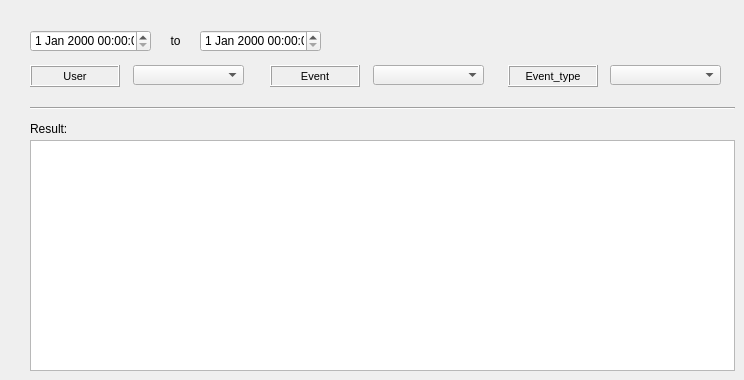
     <widget class="QWidget" name="tab_2">
      <attribute name="title">
       <string>Event</string>
      </attribute>
      <widget class="QLabel" name="label_52">
       <property name="geometry">
        <rect>
         <x>30</x>
         <y>65</y>
         <width>90</width>
         <height>22</height>
        </rect>
       </property>
       <property name="font">
        <font>
         <pointsize>8</pointsize>
        </font>
       </property>
       <property name="frameShape">
        <enum>QFrame::Box</enum>
       </property>
       <property name="frameShadow">
        <enum>QFrame::Raised</enum>
       </property>
       <property name="text">
        <string>User</string>
       </property>
       <property name="textFormat">
        <enum>Qt::AutoText</enum>
       </property>
       <property name="scaledContents">
        <bool>false</bool>
       </property>
       <property name="alignment">
        <set>Qt::AlignCenter</set>
       </property>
       <property name="margin">
        <number>3</number>
       </property>
      </widget>
      <widget class="QComboBox" name="comboBox_29">
       <property name="geometry">
        <rect>
         <x>133</x>
         <y>65</y>
         <width>111</width>
         <height>20</height>
        </rect>
       </property>
      </widget>
      <widget class="QLabel" name="label_53">
       <property name="geometry">
        <rect>
         <x>30</x>
         <y>118</y>
         <width>90</width>
         <height>22</height>
        </rect>
       </property>
       <property name="font">
        <font>
         <pointsize>9</pointsize>
        </font>
       </property>
       <property name="frameShape">
        <enum>QFrame::NoFrame</enum>
       </property>
       <property name="frameShadow">
        <enum>QFrame::Plain</enum>
       </property>
       <property name="text">
        <string>Result:</string>
       </property>
       <property name="textFormat">
        <enum>Qt::AutoText</enum>
       </property>
       <property name="scaledContents">
        <bool>false</bool>
       </property>
       <property name="alignment">
        <set>Qt::AlignLeading|Qt::AlignLeft|Qt::AlignVCenter</set>
       </property>
       <property name="margin">
        <number>3</number>
       </property>
      </widget>
      <widget class="QTableWidget" name="tableWidget_3">
       <property name="geometry">
        <rect>
         <x>30</x>
         <y>140</y>
         <width>705</width>
         <height>231</height>
        </rect>
       </property>
      </widget>
      <widget class="QComboBox" name="comboBox_32">
       <property name="geometry">
        <rect>
         <x>373</x>
         <y>65</y>
         <width>111</width>
         <height>20</height>
        </rect>
       </property>
      </widget>
      <widget class="QLabel" name="label_54">
       <property name="geometry">
        <rect>
         <x>270</x>
         <y>65</y>
         <width>90</width>
         <height>22</height>
        </rect>
       </property>
       <property name="font">
        <font>
         <pointsize>8</pointsize>
        </font>
       </property>
       <property name="frameShape">
        <enum>QFrame::Box</enum>
       </property>
       <property name="frameShadow">
        <enum>QFrame::Raised</enum>
       </property>
       <property name="text">
        <string>Event</string>
       </property>
       <property name="textFormat">
        <enum>Qt::AutoText</enum>
       </property>
       <property name="scaledContents">
        <bool>false</bool>
       </property>
       <property name="alignment">
        <set>Qt::AlignCenter</set>
       </property>
       <property name="margin">
        <number>3</number>
       </property>
      </widget>
      <widget class="QLabel" name="label_56">
       <property name="geometry">
        <rect>
         <x>160</x>
         <y>30</y>
         <width>31</width>
         <height>22</height>
        </rect>
       </property>
       <property name="font">
        <font>
         <pointsize>9</pointsize>
        </font>
       </property>
       <property name="frameShape">
        <enum>QFrame::NoFrame</enum>
       </property>
       <property name="frameShadow">
        <enum>QFrame::Raised</enum>
       </property>
       <property name="text">
        <string>to</string>
       </property>
       <property name="textFormat">
        <enum>Qt::AutoText</enum>
       </property>
       <property name="scaledContents">
        <bool>false</bool>
       </property>
       <property name="alignment">
        <set>Qt::AlignCenter</set>
       </property>
       <property name="margin">
        <number>3</number>
       </property>
      </widget>
      <widget class="QLabel" name="label_57">
       <property name="geometry">
        <rect>
         <x>508</x>
         <y>65</y>
         <width>90</width>
         <height>22</height>
        </rect>
       </property>
       <property name="font">
        <font>
         <pointsize>8</pointsize>
        </font>
       </property>
       <property name="frameShape">
        <enum>QFrame::Box</enum>
       </property>
       <property name="frameShadow">
        <enum>QFrame::Raised</enum>
       </property>
       <property name="text">
        <string>Event_type</string>
       </property>
       <property name="textFormat">
        <enum>Qt::AutoText</enum>
       </property>
       <property name="scaledContents">
        <bool>false</bool>
       </property>
       <property name="alignment">
        <set>Qt::AlignCenter</set>
       </property>
       <property name="margin">
        <number>3</number>
       </property>
      </widget>
      <widget class="QComboBox" name="comboBox_33">
       <property name="geometry">
        <rect>
         <x>610</x>
         <y>65</y>
         <width>111</width>
         <height>20</height>
        </rect>
       </property>
      </widget>
      <widget class="Line" name="line">
       <property name="geometry">
        <rect>
         <x>30</x>
         <y>100</y>
         <width>705</width>
         <height>16</height>
        </rect>
       </property>
       <property name="orientation">
        <enum>Qt::Horizontal</enum>
       </property>
      </widget>
      <widget class="QDateTimeEdit" name="dateTimeEdit">
       <property name="geometry">
        <rect>
         <x>30</x>
         <y>30</y>
         <width>121</width>
         <height>22</height>
        </rect>
       </property>
      </widget>
      <widget class="QDateTimeEdit" name="dateTimeEdit_3">
       <property name="geometry">
        <rect>
         <x>200</x>
         <y>30</y>
         <width>121</width>
         <height>22</height>
        </rect>
       </property>
      </widget>
     </widget>
